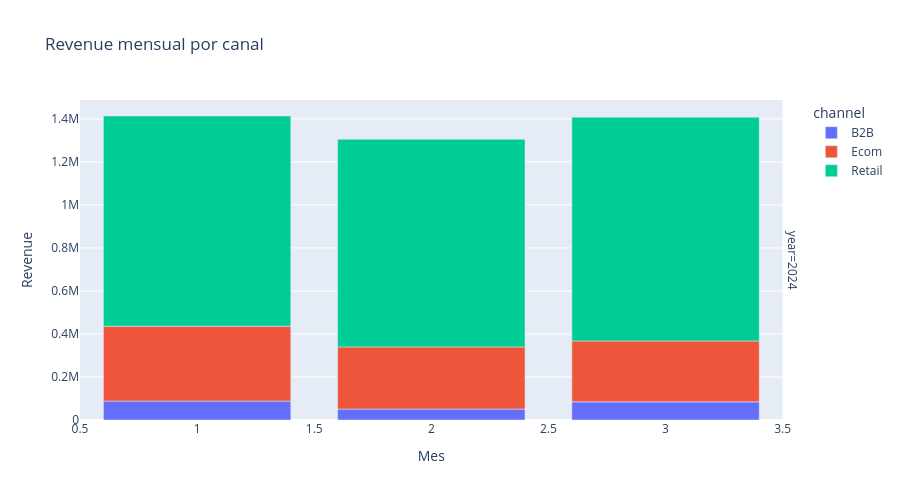

The notebook cell saved with this chart:
### Code cell
# Visualización: Revenue mensual por canal (realista)
import plotly.express as px

# Unir sales_monthly con canal desde df_orders_curated (si disponible)
if 'channel' in df_orders_curated.columns:
    # Reconstruir mapping canal por (sku, year, month) aproximando con modo del canal
    df_chan = df_orders_curated.groupby(['sku', 'year', 'month'])['channel'].agg(lambda s: s.mode().iloc[0] if len(s.mode())>0 else 'Mixed').reset_index()
    df_sales_plot = df_sales_monthly.merge(df_chan, on=['sku','year','month'], how='left')
else:
    df_sales_plot = df_sales_monthly.copy()
    df_sales_plot['channel'] = 'Mixed'

fig_rev = px.bar(
    df_sales_plot.groupby(['year','month','channel'])['total_revenue'].sum().reset_index(),
    x='month', y='total_revenue', color='channel', facet_row='year',
    title='Revenue mensual por canal', labels={'month':'Mes','total_revenue':'Revenue'}
)
fig_rev.update_layout(height=500)
fig_rev.show()

### Figure 1 — Plotly figure (JSON) as saved in the notebook; plotly's stock layout.template omitted (floating-point values rounded to 4 significant figures)
{"data": [{"hovertemplate": "channel=B2B<br>year=2024<br>Mes=%{x}<br>Revenue=%{y}<extra></extra>", "legendgroup": "B2B", "marker": {"color": "#636efa", "pattern": {"shape": ""}}, "name": "B2B", "orientation": "v", "showlegend": true, "textposition": "auto", "type": "bar", "x": [1, 2, 3], "xaxis": "x", "y": [87916, 51064, 84340], "yaxis": "y"}, {"hovertemplate": "channel=Ecom<br>year=2024<br>Mes=%{x}<br>Revenue=%{y}<extra></extra>", "legendgroup": "Ecom", "marker": {"color": "#EF553B", "pattern": {"shape": ""}}, "name": "Ecom", "orientation": "v", "showlegend": true, "textposition": "auto", "type": "bar", "x": [1, 2, 3], "xaxis": "x", "y": [348028, 288918, 283096], "yaxis": "y"}, {"hovertemplate": "channel=Retail<br>year=2024<br>Mes=%{x}<br>Revenue=%{y}<extra></extra>", "legendgroup": "Retail", "marker": {"color": "#00cc96", "pattern": {"shape": ""}}, "name": "Retail", "orientation": "v", "showlegend": true, "textposition": "auto", "type": "bar", "x": [1, 2, 3], "xaxis": "x", "y": [977485, 965120, 1040562], "yaxis": "y"}], "layout": {"annotations": [{"font": {}, "showarrow": false, "text": "year=2024", "textangle": 90, "x": 0.98, "xanchor": "left", "xref": "paper", "y": 0.5, "yanchor": "middle", "yref": "paper"}], "barmode": "relative", "height": 500, "legend": {"title": {"text": "channel"}, "tracegroupgap": 0}, "title": {"text": "Revenue mensual por canal"}, "xaxis": {"anchor": "y", "domain": [0, 0.98], "title": {"text": "Mes"}}, "yaxis": {"anchor": "x", "domain": [0, 1], "title": {"text": "Revenue"}}}}
